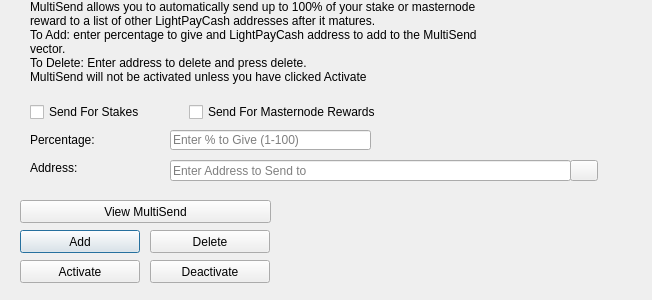
<?xml version="1.0" encoding="UTF-8"?>
<ui version="4.0">
 <class>MultiSendDialog</class>
 <widget class="QDialog" name="MultiSendDialog">
  <property name="windowModality">
   <enum>Qt::NonModal</enum>
  </property>
  <property name="geometry">
   <rect>
    <x>0</x>
    <y>0</y>
    <width>652</width>
    <height>300</height>
   </rect>
  </property>
  <property name="windowTitle">
   <string>MultiSend</string>
  </property>
  <widget class="QLineEdit" name="multiSendPercentEdit">
   <property name="geometry">
    <rect>
     <x>170</x>
     <y>130</y>
     <width>201</width>
     <height>20</height>
    </rect>
   </property>
   <property name="toolTip">
    <string>Enter whole numbers 1 - 100</string>
   </property>
   <property name="placeholderText">
    <string>Enter % to Give (1-100)</string>
   </property>
  </widget>
  <widget class="QLineEdit" name="multiSendAddressEdit">
   <property name="geometry">
    <rect>
     <x>170</x>
     <y>160</y>
     <width>401</width>
     <height>21</height>
    </rect>
   </property>
   <property name="toolTip">
    <string/>
   </property>
   <property name="placeholderText">
    <string>Enter Address to Send to</string>
   </property>
  </widget>
  <widget class="QLabel" name="label_2">
   <property name="geometry">
    <rect>
     <x>30</x>
     <y>0</y>
     <width>451</width>
     <height>121</height>
    </rect>
   </property>
   <property name="lineWidth">
    <number>1</number>
   </property>
   <property name="text">
    <string>MultiSend allows you to automatically send up to 100% of your stake or masternode reward to a list of other LightPayCash addresses after it matures.
To Add: enter percentage to give and LightPayCash address to add to the MultiSend vector.
To Delete: Enter address to delete and press delete.
MultiSend will not be activated unless you have clicked Activate</string>
   </property>
   <property name="alignment">
    <set>Qt::AlignLeading|Qt::AlignLeft|Qt::AlignTop</set>
   </property>
   <property name="wordWrap">
    <bool>true</bool>
   </property>
  </widget>
  <widget class="QLabel" name="message">
   <property name="geometry">
    <rect>
     <x>290</x>
     <y>200</y>
     <width>351</width>
     <height>91</height>
    </rect>
   </property>
   <property name="text">
    <string/>
   </property>
  </widget>
  <widget class="QPushButton" name="addButton">
   <property name="geometry">
    <rect>
     <x>20</x>
     <y>230</y>
     <width>120</width>
     <height>23</height>
    </rect>
   </property>
   <property name="toolTip">
    <string/>
   </property>
   <property name="statusTip">
    <string>Add to MultiSend Vector</string>
   </property>
   <property name="text">
    <string>Add</string>
   </property>
  </widget>
  <widget class="QPushButton" name="disableButton">
   <property name="geometry">
    <rect>
     <x>150</x>
     <y>260</y>
     <width>120</width>
     <height>23</height>
    </rect>
   </property>
   <property name="statusTip">
    <string>Deactivate MultiSend</string>
   </property>
   <property name="text">
    <string>Deactivate</string>
   </property>
  </widget>
  <widget class="QPushButton" name="addressBookButton">
   <property name="geometry">
    <rect>
     <x>570</x>
     <y>160</y>
     <width>28</width>
     <height>21</height>
    </rect>
   </property>
   <property name="toolTip">
    <string>Choose an address from the address book</string>
   </property>
   <property name="text">
    <string/>
   </property>
   <property name="icon">
    <iconset resource="../lightpaycash.qrc">
     <normaloff>:/icons/address-book</normaloff>:/icons/address-book</iconset>
   </property>
   <property name="shortcut">
    <string>Alt+A</string>
   </property>
   <property name="autoDefault">
    <bool>false</bool>
   </property>
  </widget>
  <widget class="QLabel" name="label">
   <property name="geometry">
    <rect>
     <x>30</x>
     <y>130</y>
     <width>121</width>
     <height>20</height>
    </rect>
   </property>
   <property name="toolTip">
    <string>Percentage of stake to send</string>
   </property>
   <property name="text">
    <string>Percentage:</string>
   </property>
  </widget>
  <widget class="QLabel" name="label_5">
   <property name="geometry">
    <rect>
     <x>30</x>
     <y>160</y>
     <width>111</width>
     <height>16</height>
    </rect>
   </property>
   <property name="toolTip">
    <string>Address to send portion of stake to</string>
   </property>
   <property name="text">
    <string>Address:</string>
   </property>
  </widget>
  <widget class="QPushButton" name="deleteButton">
   <property name="geometry">
    <rect>
     <x>150</x>
     <y>230</y>
     <width>120</width>
     <height>23</height>
    </rect>
   </property>
   <property name="toolTip">
    <string/>
   </property>
   <property name="statusTip">
    <string>Delete Address From MultiSend Vector</string>
   </property>
   <property name="text">
    <string>Delete</string>
   </property>
  </widget>
  <widget class="QPushButton" name="activateButton">
   <property name="geometry">
    <rect>
     <x>20</x>
     <y>260</y>
     <width>120</width>
     <height>23</height>
    </rect>
   </property>
   <property name="statusTip">
    <string>Activate MultiSend</string>
   </property>
   <property name="text">
    <string>Activate</string>
   </property>
  </widget>
  <widget class="QPushButton" name="viewButton">
   <property name="geometry">
    <rect>
     <x>20</x>
     <y>200</y>
     <width>251</width>
     <height>23</height>
    </rect>
   </property>
   <property name="toolTip">
    <string/>
   </property>
   <property name="statusTip">
    <string>View MultiSend Vector</string>
   </property>
   <property name="text">
    <string>View MultiSend</string>
   </property>
  </widget>
  <widget class="QWidget" name="horizontalLayoutWidget">
   <property name="geometry">
    <rect>
     <x>30</x>
     <y>100</y>
     <width>351</width>
     <height>24</height>
    </rect>
   </property>
   <layout class="QHBoxLayout" name="horizontalLayout">
    <item>
     <widget class="QCheckBox" name="multiSendStakeCheckBox">
      <property name="text">
       <string>Send For Stakes</string>
      </property>
     </widget>
    </item>
    <item>
     <widget class="QCheckBox" name="multiSendMasternodeCheckBox">
      <property name="text">
       <string>Send For Masternode Rewards</string>
      </property>
     </widget>
    </item>
   </layout>
  </widget>
 </widget>
 <resources>
  <include location="../lightpaycash.qrc"/>
 </resources>
 <connections/>
</ui>
